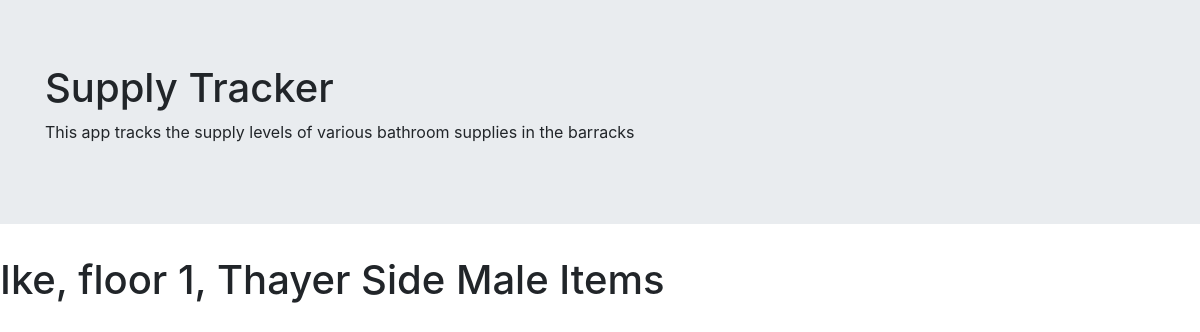
The page /supply/3/13/49 on the database its author committed.
### supply/models.py (models this page shows, shortened)
class Barracks(models.Model):
    name = models.CharField(max_length=100)

class Floor(models.Model):
    barracks_id = models.ForeignKey(Barracks, on_delete=models.CASCADE, default='')
    floor = models.IntegerField()

class Bathroom(models.Model):
    floor_id = models.ForeignKey(Floor, on_delete=models.CASCADE, default='')
    bathroom = models.CharField(max_length=100)

### supply/views.py (the view)
# urls.py: path('<int:barracks_id>/<int:floor_id>/<int:bathroom_id>', views.statuses, name='statuses'),
def statuses(request, barracks_id, floor_id, bathroom_id):
    barracks = get_object_or_404(Barracks, pk=barracks_id)
    floor = get_object_or_404(Floor, pk=floor_id)
    bathroom = get_object_or_404(Bathroom, pk=bathroom_id)
    item_list = Item.objects.filter(bathroom_id=bathroom_id)
    context = {'item_list':item_list, 'bathroom': bathroom,'floor':floor, 'barracks':barracks,}
    return render(request, 'supply/status.html', context)

### supply/templates/supply/status.html (shortened to what this page needs)
<link rel="stylesheet" href="https://maxcdn.bootstrapcdn.com/bootstrap/4.3.1/css/bootstrap.min.css">
<div class="jumbotron jumbotron-fluid">
  <div class="container">
    <h1>Supply Tracker</h1>
    <p>This app tracks the supply levels of various bathroom supplies in the barracks</p>
  </div>
</div>
<h1>{{ barracks.name }}, floor {{floor.floor}}, {{bathroom.bathroom}} Items </h1>

### rows shown on the page
Barracks: name "Ike"
Floor: floor "1"
Bathroom: bathroom "Thayer Side Male"
